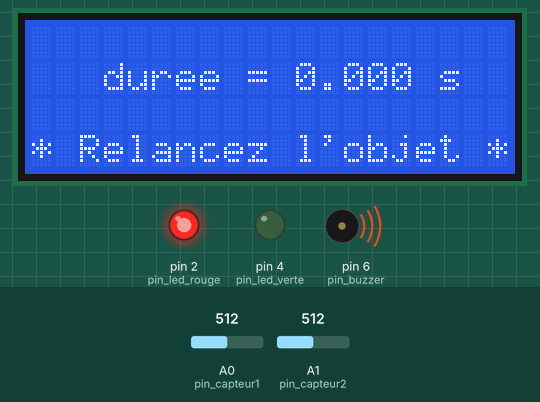
The sketch below on a simulated Arduino Uno, built with avr-gcc and run on an emulated ATmega328P. On the bench: 20×4 character LCD, output pins drawn as LEDs (lit = HIGH), buzzer (waves = sounding). The test bench sets the inputs (shaded band); at power-on: A0 (pin_capteur1) = 512, A1 (pin_capteur2) = 512. What the sketch prints to the serial monitor is not drawn.

Above: at 5.3 s.
5.4 s: A0 (pin_capteur1) set to 887
8.4 s: A0 (pin_capteur1) set to 917
At 9.1 s:
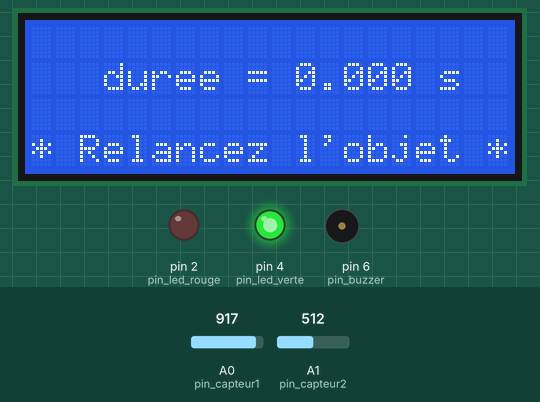
9.9 s: A0 (pin_capteur1) set to 890
At 10.62 s:
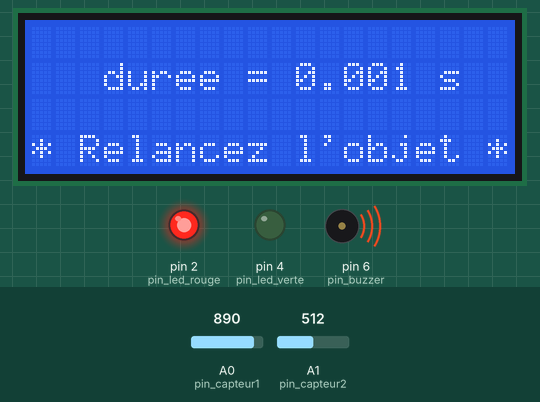
12.9 s: A1 (pin_capteur2) set to 886
15.9 s: A1 (pin_capteur2) set to 918
At 16.3 s:
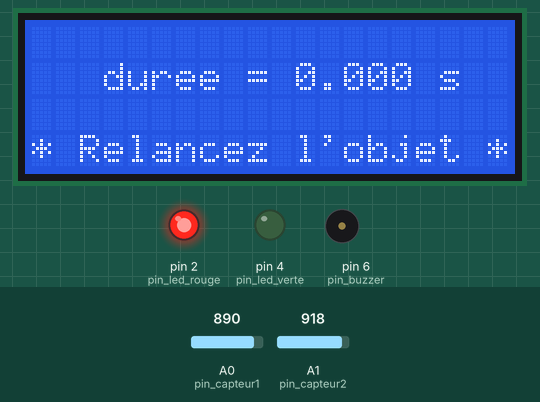
17.5 s: A1 (pin_capteur2) set to 900
At 17.7 s:
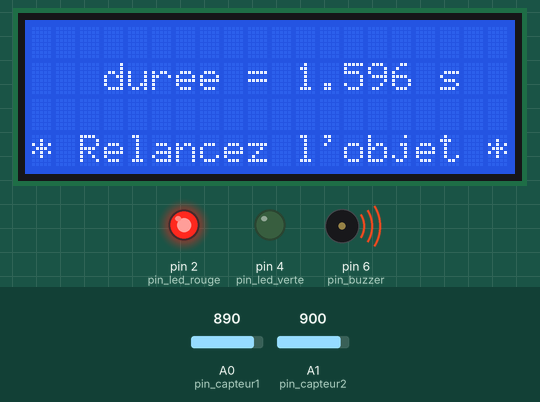
Timing chart, 0 to 20.5 s (numbered marks = the images above; inputs shaded):
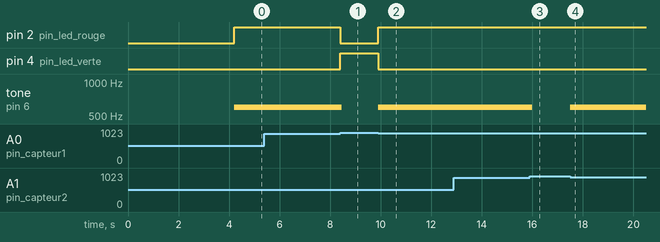

The sketch:

Pgm1_chrono_PROF.ino
```cpp
// (licence header left out)
#include <LiquidCrystal_I2C.h>
LiquidCrystal_I2C EcranLCD(0x20,20,4);        // on crée l'objet EcranLCD, c'est l'afficheur LCD de la maquette PB300 (20 colonnes et 4 lignes).

const int pin_capteur1 = A0;
const int pin_capteur2 = A1;
const int pin_led_rouge = 2;
const int pin_led_verte = 4;
const int pin_buzzer = 6;

void setup(){
    pinMode(pin_capteur1,INPUT);        // entrée analogique capteur 1
    pinMode(pin_capteur2,INPUT);        // entrée analogique capteur 2
    pinMode(pin_led_rouge,OUTPUT);
    pinMode(pin_led_verte,OUTPUT);
    pinMode(pin_buzzer,OUTPUT);

Serial.begin(9600);

    EcranLCD.init();          // on initialise la communication entre l'Arduino et le PC
    EcranLCD.backlight();
    EcranLCD.clear();
    EcranLCD.setCursor(0, 0);
    EcranLCD.print("   CHRONOMETREZ");
    EcranLCD.setCursor(0, 1);
    EcranLCD.print("  une course avec");
    EcranLCD.setCursor(0, 2);
    EcranLCD.print(" le microcontroleur");
    EcranLCD.setCursor(6, 3);
    EcranLCD.print("ARDUINO");
    delay(4000);
    EcranLCD.clear();
    EcranLCD.setCursor(0, 0);
    EcranLCD.print("   Lachez l'objet   ");
    EcranLCD.setCursor(0, 1);
    EcranLCD.print("    sur la rampe    ");
    EcranLCD.setCursor(0, 2);
    EcranLCD.print("   de la maquette ");
    EcranLCD.setCursor(0, 3);
    EcranLCD.print("       PB300    ");
}

void loop(){
    float top_depart;
    float t;

    if(analogRead(pin_capteur1) < 900){
        top_depart = millis();                           // top chrono (unité par défaut : milliseconde)
        digitalWrite(pin_led_verte,0);
        digitalWrite(pin_led_rouge,1);
        tone(pin_buzzer,600,100);                        // Ligne à compléter par l'élève
        while(analogRead(pin_capteur2) > 900){
                                                         // Attente passage objet devant le capteur 2
        }
                                                         // arrêt chrono
        t =(millis() - top_depart) / 1000.0;             // ainsi définie l'unité de t est la seconde

        tone(pin_buzzer,600,100);                        // Ligne à compléter par l'élève

        EcranLCD.clear();
        EcranLCD.setCursor(0, 1);
        EcranLCD.print("   duree = " + String(t,3) + " s");        // 3 chiffres après la virgule
        EcranLCD.setCursor(0, 3);
        EcranLCD.print("* Relancez l'objet *");
        Serial.println(String(t,3));
     }
       else{
        digitalWrite(pin_led_verte,1);
        digitalWrite(pin_led_rouge,0);
        }
}
```

Measured:
- the behaviour switches between 899 and 900 on A0 (pin_capteur1) (found by bisection; images 0 and 1)
- the behaviour switches between 900 and 901 on A1 (pin_capteur2) (found by bisection; images 2 and 3)
- after the input at 8.4 s, pin 2 (pin_led_rouge): HIGH → LOW at once; pin 4 (pin_led_verte): LOW → HIGH at once; tone on pin 6 (pin_buzzer): 600 Hz → silent after 0.06 s
- after the input at 9.9 s, pin 2 (pin_led_rouge): LOW → HIGH at once; pin 4 (pin_led_verte): HIGH → LOW at once; tone on pin 6 (pin_buzzer): silent → 600 Hz at once; the display: changes after 0.56 s (image 2)
- after the input at 15.9 s, tone on pin 6 (pin_buzzer): 600 Hz → silent after 0.10 s
- after the input at 17.5 s, tone on pin 6 (pin_buzzer): silent → 600 Hz at once; the display: changes at once (image 4)
